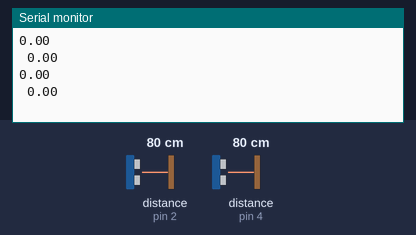
This sketch was run on a simulated Arduino Uno, built with avr-gcc and run on an emulated ATmega328P. On the bench: the last lines printed to the serial monitor. The inputs (shaded band) are chosen by the test bench; at power-on: distance to the obstacle (sensors on pin 2, pin 4) 80 cm. The echo pulse lasts 58.3 µs per cm.

Above: at 1.8 s.
1.9 s: distance to the obstacle (sensor on pin 2) set to 2 cm
At 2.8 s:
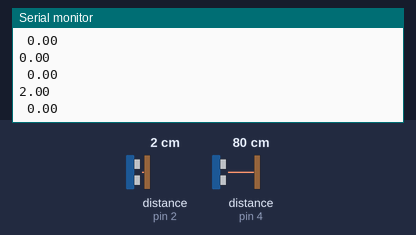
3.4 s: distance to the obstacle (sensor on pin 4) set to 2 cm
At 4.5 s:
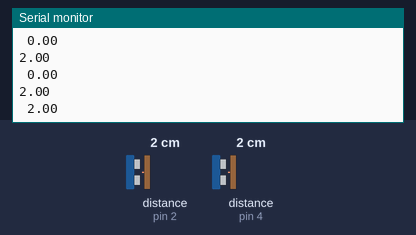
4.9 s: distance to the obstacle (sensor on pin 2) set to 4 cm
At 5.4 s:
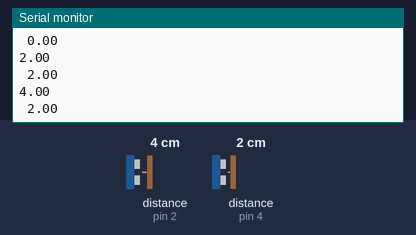
6.4 s: distance to the obstacle (sensor on pin 4) set to 4 cm
At 7.8 s:
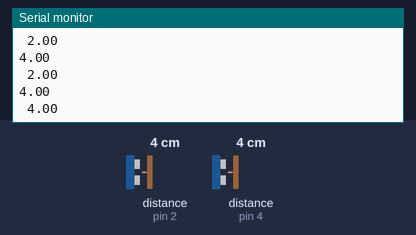
Timing chart, 0 to 8.9 s (numbered marks = the images above; inputs shaded):
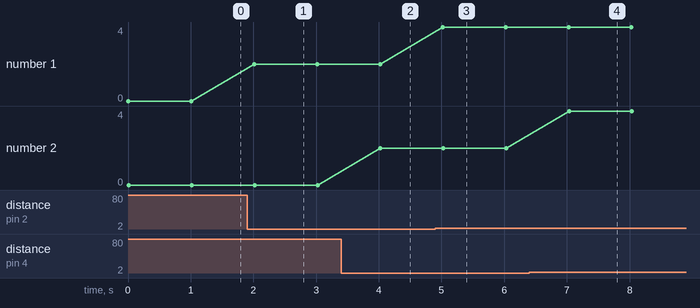

Measured:
- after the input at 1.9 s, the serial monitor: prints a new line after 0.11 s (image 1)
- after the input at 3.4 s, the serial monitor: prints a new line after 0.63 s (image 2)
- after the input at 4.9 s, the serial monitor: prints a new line after 0.12 s (image 3)
- after the input at 6.4 s, the serial monitor: prints a new line after 0.63 s (image 4)
- plotted number 1: 0 → 2 after the input at 1.9 s, 2 → 4 after the input at 4.9 s

The sketch:

Plab-2Sonars.ino
```cpp
/*
 Tests the use of two sonars (ultrasound sensors)
 Reads distance every socons, and
 prints distance i serial window

     Asbjørn Thomassen - 2015
*/
#include <NewPing.h>
// The pins we will receive echo calls from
const int echoPin1 = 2;
const int echoPin2 = 4;
// The pins we will use to send the signal
const int triggerPin1 = 3;
const int triggerPin2 = 5;
// Max distance (in cm)
const int maxDistance = 30;

// Initialize two sonars with trigger pin, echo pin and max distance
NewPing sonar1(triggerPin1, echoPin1, maxDistance);
NewPing sonar2(triggerPin2, echoPin2, maxDistance);

void setup() {
  // Starting serial communication to print to pc
  Serial.begin(9600);
}

void loop() {
  // Get the time sonar 1 oand 2
  unsigned int time1 = sonar1.ping();
  unsigned int time2 = sonar2.ping();
  // Find distance
  float distance1 = sonar1.convert_cm(time1);
  float distance2 = sonar2.convert_cm(time2);
  // Print
  Serial.println(distance1);
  Serial.print(" ");
  Serial.println(distance2);
  // And wait for a second before we repeat
  delay(1000);
}
```
